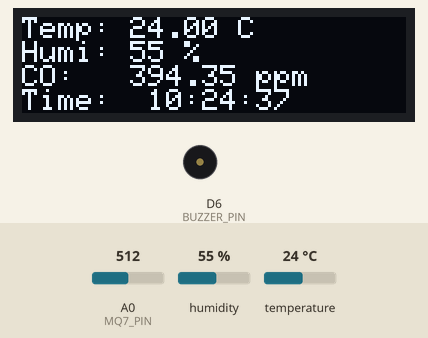
Simulated run of this sketch. Board: ESP8266 (NodeMCU). Shown: 128×32 one-colour display, buzzer (waves = sounding). The inputs (shaded band) are chosen by the test bench; at power-on: A0 (MQ7_PIN) = 512, temperature 24 °C, humidity 55 %. WiFi joins after 1.5 s; servers stay silent unless stated; network time is answered at once with the bench clock; uploads are accepted with an empty reply; the local clock reads 2024-03-15 10:24:30 at power-on unless the sketch sets it; what the sketch prints to the serial monitor is not drawn.

Above: at 7.9 s.
8.0 s: A0 (MQ7_PIN) set to 1023
At 13.3 s:
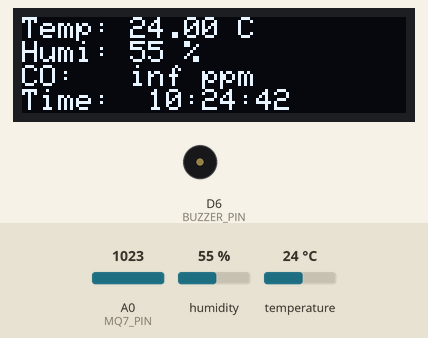
18.2 s: A0 (MQ7_PIN) set to 900
At 23.3 s:
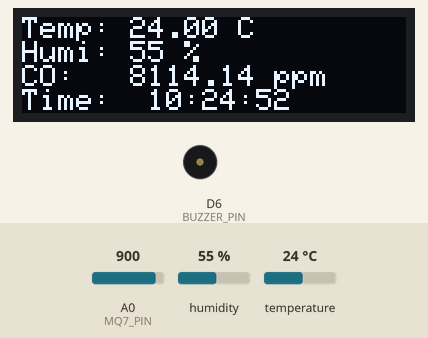
28.4 s: temperature set to 28 °C
At 32.4 s:
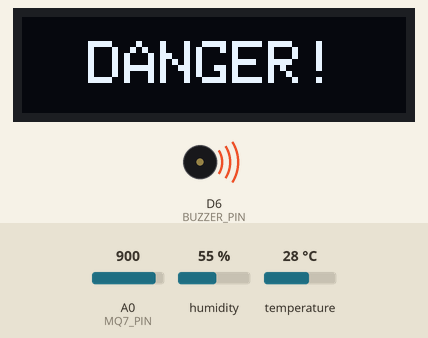
34.0 s: humidity set to 22 %
At 41.5 s:
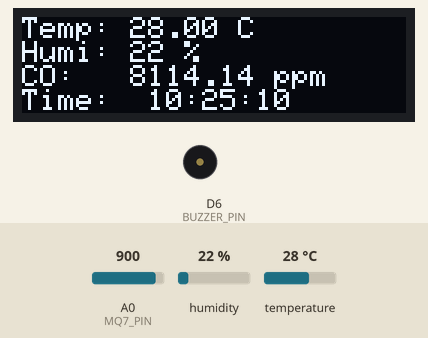
41.8 s: humidity set to 40 %
At 46.7 s:
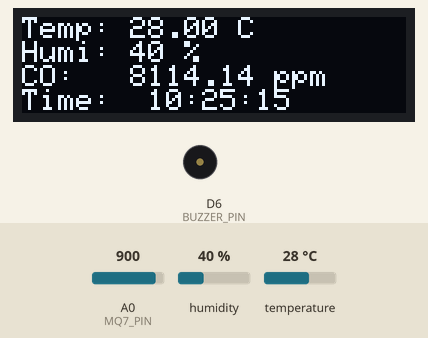
52.0 s: A0 (MQ7_PIN) set to 716
At 56.7 s:
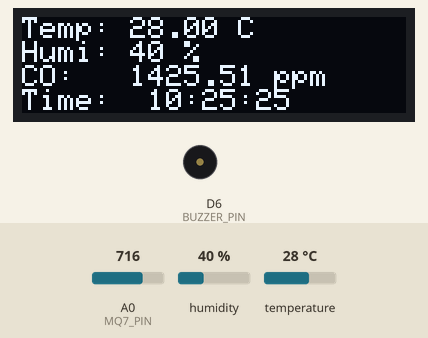
Timing chart, 0 to 58.2 s (numbered marks = the images above; inputs shaded):
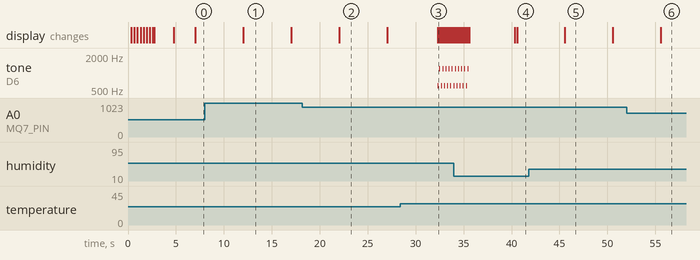

Measured:
- the behaviour switches between 26 and 27 °C on temperature (found by bisection; images 2 and 3)
- after the input at 8.0 s, the display: changes after 4.0 s (image 1)
- after the input at 18.2 s, the display: changes after 3.8 s (image 2)
- after the input at 28.4 s, tone on D6 (BUZZER_PIN): silent → 600 Hz after 3.9 s, then repeats every 0.33 s: silent 0.06 s, 1200 Hz 0.10 s, silent 0.06 s, 600 Hz 0.10 s
- after the input at 34.0 s, the display: first differs from a run without the input after 6.6 s (image 4)
- what the display in image 1 shows lasts 5.0 s, from 12.0 s to 17.0 s

The sketch:

main_airQuality_assg1.ino
```cpp
// ----------------------------------
// LIBRARIES
// ----------------------------------
#include <ESP8266WiFi.h>
#include <DHT.h>
#include <Wire.h>
#include <Adafruit_GFX.h>
#include <Adafruit_SSD1306.h>
#include <TimeLib.h>
#include <NTPClient.h>
#include <WiFiUdp.h>
#include <ESP8266HTTPClient.h>
#include <ArduinoJson.h>
#include <WiFiClientSecure.h>
#include <UniversalTelegramBot.h>

// ----------------------------------
// TELEGRAM BOT CONFIGURATION using @BotFather
// ----------------------------------
#define BOT_TOKEN "YOUR_BOT_TOKEN"
#define CHAT_ID "YOUR_CHAT_ID"
WiFiClientSecure clientSecure;
UniversalTelegramBot bot(BOT_TOKEN, clientSecure);

// ----------------------------------
// WIFI & TIME CONFIGURATION
// ----------------------------------
char ssid[] = "YOUR_WIFI_NAME";
char pass[] = "YOUR_WIFI_PASSWORD";

// Setup for Network Time Protocol (NTP)
const long utcOffsetInSeconds = 25200; // UTC+7 for WIB (7 hours * 3600 seconds)
WiFiUDP ntpUDP;
NTPClient timeClient(ntpUDP, "pool.ntp.org", utcOffsetInSeconds);

// ----------------------------------
// PIN & SENSOR CONFIGURATION
// ----------------------------------
#define DHTPIN D5
#define DHTTYPE DHT11
DHT dht(DHTPIN, DHTTYPE);

#define MQ7_PIN A0
#define BUZZER_PIN D6

#define SCREEN_WIDTH 128
#define SCREEN_HEIGHT 32
#define OLED_RESET -1
Adafruit_SSD1306 display(SCREEN_WIDTH, SCREEN_HEIGHT, &Wire, OLED_RESET);

// ----------------------------------
// GLOBAL VARIABLES & CONSTANTS
// ----------------------------------
const float TEMP_THRESHOLD = 27.00;
const float R0_CALIBRATED = 2.4599; // R0 that have been obtained previously from calibration through 'mq7_calibration.ino'

// Variables for timing sensor reads without blocking
unsigned long previousMillis = 0;
const long sensorReadInterval = 5000; // Read sensors every 5 seconds

// Variables for smart alert timing
const unsigned long ALERT_COOLDOWN = 30000; // 30 seconds in milliseconds
unsigned long lastAlertTime = 0;

// ----------------------------------
// SETUP FUNCTION - Runs once
// ----------------------------------
void setup() {
  Serial.begin(115200);
  clientSecure.setInsecure(); // Telegram HTTPS Connection
  pinMode(BUZZER_PIN, OUTPUT);
  digitalWrite(BUZZER_PIN, LOW);

  dht.begin();

  // Initialize OLED display
  if (!display.begin(SSD1306_SWITCHCAPVCC, 0x3C)) {
    Serial.println(F("SSD1306 allocation failed"));
    for (;;); // Don't proceed, loop forever
  }

  // --- Animated Boot Screen ---
  display.clearDisplay();
  display.setTextSize(1);
  display.setTextColor(WHITE);
  display.setCursor(25, 2);
  display.print("System Booting...");

  display.drawRect(4, 18, 120, 10, WHITE);
  display.display();

  for (int i = 0; i < 118; i++) {
    display.fillRect(5, 19, i, 8, WHITE);
    display.display();
    delay(10);
  }
  delay(500);

  // Connect to Wi-Fi
  WiFi.begin(ssid, pass);
  Serial.print("Connecting to WiFi...");
  while (WiFi.status() != WL_CONNECTED) {
    delay(500);
    Serial.print(".");
  }
  Serial.println(" Connected!");

  display.clearDisplay();
  display.setTextSize(2);
  display.setCursor(30, 8);
  display.print("READY");
  display.display();
  delay(2000);
  // --- End of Boot Screen ---

  timeClient.begin();
}

// ----------------------------------
// MAIN LOOP - Runs repeatedly
// ----------------------------------
void loop() {
  timeClient.update();

  unsigned long currentMillis = millis();
  if (currentMillis - previousMillis >= sensorReadInterval) {
    previousMillis = currentMillis;
    processSensorData();
  }
}

// ----------------------------------
// CUSTOM FUNCTIONS
// ----------------------------------

/**
 * @brief Calculates the PPM of CO from the raw analog sensor value.
 * This formula is explained on the documentation/report
 */
float getPPM(int rawValue) {
  float sensor_volt = (float)rawValue / 1023.0 * 5.0;
  float RS_gas = (5.0 - sensor_volt) / sensor_volt;
  float ratio = RS_gas / R0_CALIBRATED;
  float ppm = 100.0 * pow(ratio, -1.521);
  return ppm;
}

/**
 * @brief NEW: Sends sensor data to the web server via HTTP POST.
 */
void sendDataToServer(float temp, float hum, float coPPM) {
  if (WiFi.status() == WL_CONNECTED) {
    WiFiClient client;
    HTTPClient http;

    // Server endpoint
    http.begin(client, "http://52.77.118.58/api/data");
    http.addHeader("Content-Type", "application/json");

    // Create JSON object
    StaticJsonDocument<200> doc;
    doc["temperature"] = temp;
    doc["humidity"] = hum;
    float coPPM_rounded = round(coPPM * 100.0) / 100.0; // Rounded to 2 decimal value
    doc["co"] = coPPM_rounded;

    // Serialize JSON to string
    String jsonPayload;
    serializeJson(doc, jsonPayload);

    // Send the POST request
    Serial.println("\nSending data to server...");
    Serial.println(jsonPayload);
    int httpResponseCode = http.POST(jsonPayload);

    // Check the response
    if (httpResponseCode > 0) {
      String response = http.getString();
      Serial.print("HTTP Response code: ");
      Serial.println(httpResponseCode);
      Serial.print("Response from server: ");
      Serial.println(response);
    } else {
      Serial.print("Error on sending POST: ");
      Serial.println(httpResponseCode);
    }

    http.end();
  } else {
    Serial.println("WiFi Disconnected. Cannot send data.");
  }
}

/**
 * @brief Reads all sensors and triggers other functions.
 */
void processSensorData() {
  float h = dht.readHumidity();
  float t = dht.readTemperature();
  int coValue = analogRead(MQ7_PIN);
  float coPPM = getPPM(coValue);

  if (isnan(h) || isnan(t)) {
    Serial.println("Failed to read from DHT sensor!");
    return;
  }

  // Print to Serial Monitor for debugging
  Serial.print("Time: "); Serial.print(timeClient.getFormattedTime());
  Serial.print(", Temp: "); Serial.print(t);
  Serial.print(" *C, Humi: "); Serial.print(h);
  Serial.print(" %, CO PPM: "); Serial.println(coPPM);

  // --- Send data to the server ---
  sendDataToServer(t, h, coPPM);

  // Check for local alerts
  checkAlerts(t, h, coPPM);
}

/**
 * @brief Checks for alerts and handles display logic.
 */
void checkAlerts(float temp, float hum, float coPPM) {
  if (temp >= TEMP_THRESHOLD && (millis() - lastAlertTime > ALERT_COOLDOWN)) {
    lastAlertTime = millis();
    sendTelegramAlert(temp, hum, coPPM);
    runAlertSequence(temp);
  }

  updateDisplayNormal(temp, hum, coPPM);
}

/**
 * @brief Updates the OLED with standard sensor data.
 */
void updateDisplayNormal(float temp, float hum, float coPPM) {
  display.clearDisplay();
  display.setTextSize(1);
  display.setTextColor(WHITE);

  display.setCursor(0, 0);
  display.print("Temp: ");
  display.print(temp, 2);
  display.print(" C");

  display.setCursor(0, 8);
  display.print("Humi: ");
  display.print(hum, 0);
  display.print(" %");

  display.setCursor(0, 16);
  display.print("CO:   ");
  display.print(coPPM, 2);
  display.print(" ppm");

  display.setCursor(0, 24);
  display.print("Time:  ");
  display.print(timeClient.getFormattedTime());

  display.display();
}

/**
 * @brief Updates the OLED with a "HOT!" alert message,
 * now including warning triangle symbols.
 */
void updateDisplayDanger(float temp) {
  display.clearDisplay();

  display.drawTriangle(20, 1, 13, 15, 27, 15, WHITE);
  display.drawTriangle(108, 1, 101, 15, 115, 15, WHITE);

  display.setTextSize(2);
  display.setTextColor(WHITE);
  display.setCursor(43, 0);
  display.print("HOT!");

  display.setTextSize(1);
  display.setCursor(19, 20);
  display.print(temp, 2);
  display.print("C > ");
  display.print(TEMP_THRESHOLD, 2);
  display.print("C");

  display.display();
}

/**
 * @brief Runs the full 8-second visual and audible alert sequence.
 */
void runAlertSequence(float temp) {
  long sequenceStartTime = millis();

  // Part 1: Animated "DANGER!" with buzzer for 3 seconds
  while (millis() - sequenceStartTime < 3000) {
    display.clearDisplay();
    display.setTextSize(2);
    display.setCursor(22, 8);
    display.print("DANGER!");
    display.display();
    tone(BUZZER_PIN, 600, 100);
    delay(150);

    display.clearDisplay();
    for(int i=0; i < SCREEN_WIDTH; i+=4) {
      display.drawLine(i, 0, i, SCREEN_HEIGHT, WHITE);
    }
    display.display();
    tone(BUZZER_PIN, 1200, 100);
    delay(150);
  }

  // Part 2: Static "HOT!" screen for the last 5 seconds (no buzzer)
  while (millis() - sequenceStartTime < 8000) {
    updateDisplayDanger(temp);
  }

  noTone(BUZZER_PIN);
}

/**
 * @brief NEW: Composes and sends a high-temperature alert to Telegram.
 */
void sendTelegramAlert(float temp, float hum, float coPPM) {
  // Construct the message
  String message = "🔥 *Hot Temperature Alert!* 🔥\n\n";
  message += "A high temperature event has been detected.\n\n";
  message += "🌡️ *Temperature:* " + String(temp, 2) + " °C\n";
  message += "💧 *Humidity:* " + String(hum, 0) + " %\n";
  message += "💨 *CO Level:* " + String(coPPM, 2) + " ppm\n";
  message += "🕒 *Timestamp:* " + timeClient.getFormattedTime();

  // Send the message
  Serial.println("Sending Telegram alert...");
  if (bot.sendMessage(CHAT_ID, message, "Markdown")) {
    Serial.println("Telegram alert sent successfully!");
  } else {
    Serial.println("Failed to send Telegram alert.");
  }
}
```
